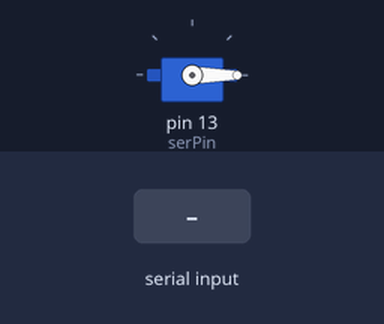
This sketch was run on a simulated Arduino Uno, built with avr-gcc and run on an emulated ATmega328P. Parts: servo. The test bench sets the inputs (shaded band).

Above: at 3.2 s.
3.3 s: "A" received over the second serial link
At 4.2 s:
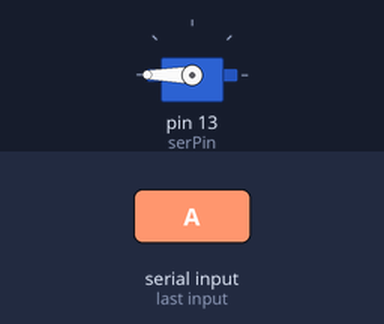
4.8 s: "F" received over the second serial link
At 5.4 s:
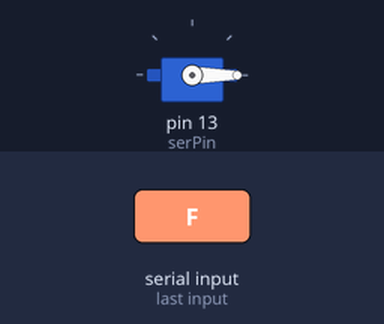
Timing chart, 0 to 7.8 s (numbered marks = the images above; inputs shaded):
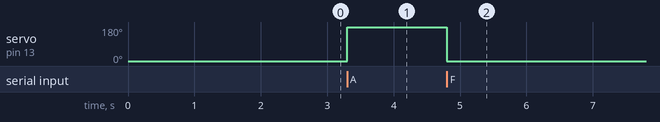

Measured:
- after the input at 3.3 s, servo on pin 13 (serPin): 0° → 180° at once
- after the input at 4.8 s, servo on pin 13 (serPin): 180° → 0° at once

The sketch:

sketch_sep11a.ino
```cpp
//includi de bibliotecas para trabalhar com servo motor e modulo bluetooth
#include "SoftwareSerial.h"
#include <Servo.h>

//criando nova serial para bluetooth
SoftwareSerial bluetooth(2, 3); //TX, RX (Bluetooth)

//craindo novo objeto para servo motor
Servo servoPersiana;

const int serPin = 13; //constante para porta do servo
char incomingByte;      //varaivel para ler informacoes da porta serial


//carregando configuracoes do hardware
void setup() {
  //Inicializando serial bluetooth
  bluetooth.begin(9600);
  servoPersiana.attach(serPin);
  servoPersiana.write(0);
  delay(2000);
}

void loop() {
  //verifica se chegou alguma informaçao na porta
  if (bluetooth.available() > 0) {
    incomingByte = bluetooth.read();
    switch(incomingByte){
      case'A':
        AbrirFechar(180,"Abrindo");
        break;
      case'F':
        AbrirFechar(0,"Fechando");
        break;
      case'I':
        InfoMsg();
        break;
    }
  }
}

//metodo para fechar e abrir persiana
void AbrirFechar(int i, char msg[25]){
  servoPersiana.write(i);
  bluetooth.println(msg);
}

void InfoMsg(){
  bluetooth.println("----------------------------");
  bluetooth.println("------Persiana Senai--------");
  bluetooth.println("-------versio:1.0.0.0-------");
  bluetooth.println("---------Abrir = A----------");
  bluetooth.println("---------Fechar = F---------");
  bluetooth.println("----------------------------");
}
```
